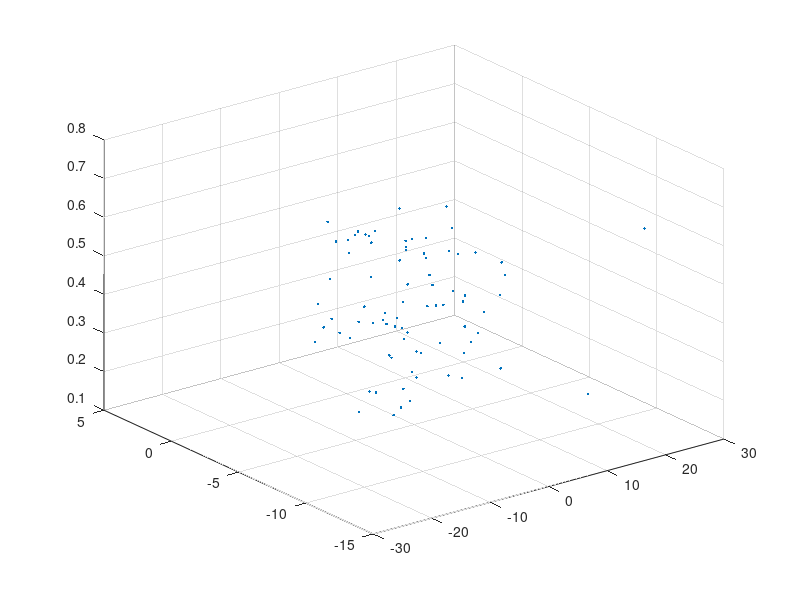

This chart was generated by the following MATLAB code:
x=[-4.4
-7.3
-6.7
-5.4
-4.5
-4.5
-4.5
-5.6
-7.8
-5.3
-6.2
-5.5
-5.5
-3
-4
-6
-6
-12.5
-5
-6
-3
-4.2
-5.1
-4
-10
-17
-18
-1
-21
-4
-18
-15
-20
-7.5
-4
-5
-4.2
-3
-6.5
-3
-2
-5
-7
-7.2
-6.7
-8.7
-6
-10
-5
-5.2
1.7
5
9
4.7
4.8
8.8
0
1
1.9
3.9
2.4
-1
0.6
0.5
2.8
2.8
0.2
6.5
7.4
7.7
5.7
6.4
21
2
3.9
2.4
2.85
2.7
1.5
3.8
];
y=[-0.2
-7.1
-1.5
-2.5
-2.8
-6
-6.2
-5.6
-5.5
-4.1
-7.1
-2.5
-1.6
-4
-0.5
-3.5
-7
-7.1
-5
-4
-10
-9
-5.8
-2
-2
-8
-10
-10
-8
-10
-13
-10
-10
-13
-13.5
-10
-1.3
-5.5
-8
-3
-5.4
-7.7
-6
-8
-7
-4.7
-7.3
-6.3
-5.5
-6
-8.5
-2.2
-14
-9.4
4.2
2
-6
-3.5
-3.7
-7.1
-4.7
-9
-7.3
-4
-10.3
-6.2
-5.8
-5.1
-4.4
-1.5
-3.9
-3.1
-13
-10.5
-8.5
-5.6
-5.7
-7.6
-5.5
-7
];
tdi=[0.29303
0.72384
0.59685
0.52589
0.58327
0.17843
0.35917
0.31178
0.6419
0.48914
0.61157
0.56131
0.54208
0.3677
0.42075
0.36713
0.6162
0.67291
0.40993
0.60149
0.37757
0.49185
0.38831
0.29286
0.30712
0.70851
0.33709
0.63022
0.50832
0.63795
0.42441
0.26594
0.56763
0.49695
0.64079
0.71014
0.29598
0.43739
0.36437
0.16624
0.47797
0.34884
0.40561
0.65855
0.40921
0.16346
0.2232
0.42522
0.30161
0.4132
0.36283
0.51064
0.28708
0.29674
0.24483
0.42296
0.42286
0.49731
0.30975
0.45202
0.5282
0.28852
0.26139
0.17468
0.59371
0.67293
0.5949
0.42121
0.50948
0.14876
0.42069
0.4743
0.6503
0.51581
0.43229
0.40855
0.31126
0.38456
0.48974
0.4349
];

plot3(x,y,tdi,'.')
grid on